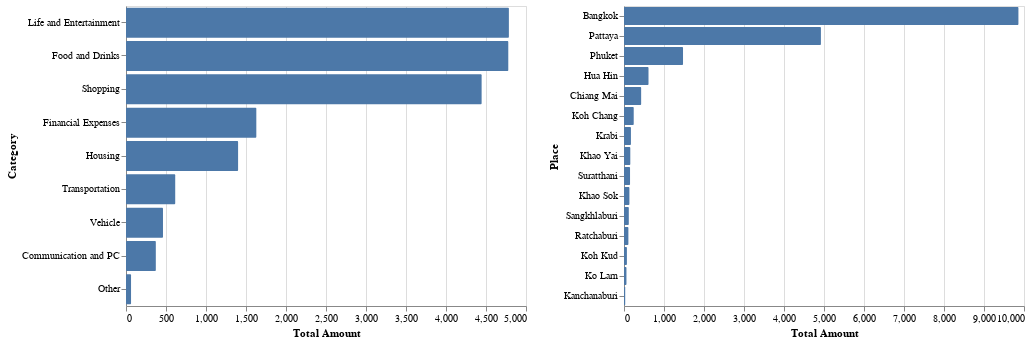

Notebook source saved alongside this figure:
### Markdown cell above
Total per category and Place

### Code cell
# total per category
total_cat = alt.Chart(df).mark_bar(cornerRadius=1).encode(
    alt.Y('category', sort='-x', title='Category'),
    alt.X('sum(amount)', title='Total Amount')
).properties(height=300)

total_place = alt.Chart(df).mark_bar(cornerRadius=1).encode(
    alt.Y('place', sort='-x', title='Place'),
    alt.X('sum(amount)', title='Total Amount')
)

total_cat | total_place

### Figure 1 — Vega-Lite specification as saved in the notebook (floating-point values rounded to 4 significant figures; data arrays with more than 128 entries replaced by an {"elided": "..."} marker saying what was removed)
{"config": {"view": {"continuousWidth": 400, "continuousHeight": 300}}, "hconcat": [{"mark": {"type": "bar", "cornerRadius": 1}, "encoding": {"x": {"aggregate": "sum", "field": "amount", "title": "Total Amount", "type": "quantitative"}, "y": {"field": "category", "sort": "-x", "title": "Category", "type": "nominal"}}, "height": 300}, {"mark": {"type": "bar", "cornerRadius": 1}, "encoding": {"x": {"aggregate": "sum", "field": "amount", "title": "Total Amount", "type": "quantitative"}, "y": {"field": "place", "sort": "-x", "title": "Place", "type": "nominal"}}}], "data": {"name": "data-d386debca6e7e61ae46cf95a2229e2fa"}, "$schema": "https://vega.github.io/schema/vega-lite/v4.17.0.json", "datasets": {"data-d386debca6e7e61ae46cf95a2229e2fa": {"elided": "2113 records"}}}
